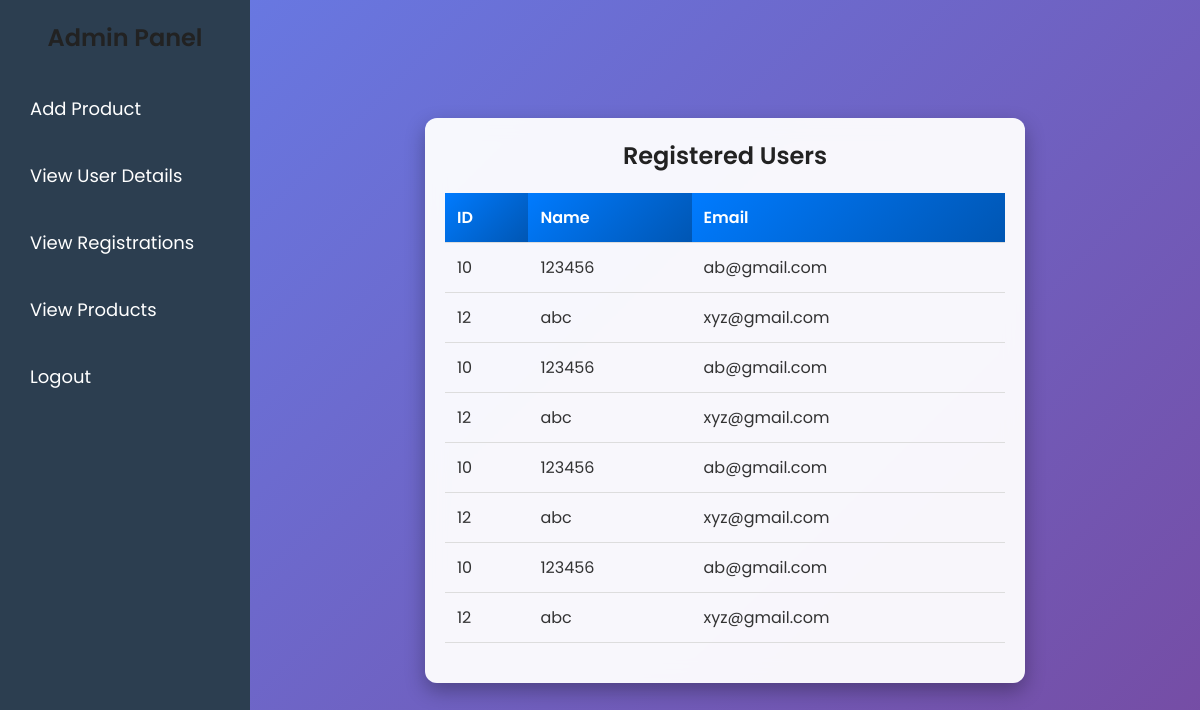
The page /viewr.php on the database its author committed.
### tables this page shows
CREATE TABLE `user_data` (
  `User_Id` int(10) NOT NULL,
  `password` varchar(100) NOT NULL,
  `Email` varchar(100) NOT NULL,
  `Mobile_No` bigint(10) NOT NULL,
  `First_Name` varchar(30) NOT NULL,
  `Last_Name` varchar(30) NOT NULL,
  `Address` varchar(60) NOT NULL
);

### viewr.php (the view, shortened to what this page needs)
<?php
$conn = new mysqli("localhost", "root", "", "rentalcloth");
$result = $conn->query("SELECT user_id, password, email FROM user_data");
?>
<!DOCTYPE html>
<html lang="en">
<head>
</head>
<body>
    <div class="sidebar">
        <h2>Admin Panel</h2>
        <ul>
            <li><a href="clothform.php">Add Product</a></li>
            <li><a href="user_details.php">View User Details</a></li>
            <li><a href="viewr.php">View Registrations</a></li>
            <li><a href="viewproduct.php">View Products</a></li>
                       <li><a href="#" onclick="confirmLogout()">Logout</a></li>
        </ul>
    </div>
    <div class="main-content">
        <div class="table-container">
            <h2>Registered Users</h2>
            <?php if ($result->num_rows > 0): ?>
                <table>
                    <thead>
                        <tr>
                            <th>ID</th>
                            <th>Name</th>
                            <th>Email</th>
                        </tr>
                    </thead>
                    <tbody>
                        <?php while ($row = $result->fetch_assoc()): ?>
                            <tr>
                                <td><?= htmlspecialchars($row['user_id']) ?></td>
                                <td><?= htmlspecialchars($row['password']) ?></td>
                                <td><?= htmlspecialchars($row['email']) ?></td>
                            </tr>
                        <?php endwhile; ?>
                    </tbody>
                </table>
            <?php else: ?>
                <p>No users found.</p>
            <?php endif; ?>
        </div>
    </div>
</body>
</html>

### viewr.php (style rules this page uses)
* { margin: 0; padding: 0; box-sizing: border-box; }
body { font-family: 'Poppins', sans-serif; display: flex; min-height: 100vh; background: linear-gradient(135deg, #667eea, #764ba2); }
.sidebar { width: 250px; background: #2c3e50; color: white; padding: 20px; height: 100vh; position: fixed; }
.sidebar h2 { margin-bottom: 30px; font-size: 24px; text-align: center; }
.sidebar ul { list-style: none; }
.sidebar ul li { margin: 20px 0; }
.sidebar ul li a { color: white; text-decoration: none; font-size: 18px; display: block; padding: 10px; border-radius: 5px; transition: background 0.3s; }
.main-content { margin-left: 250px; flex: 1; display: flex; justify-content: center; align-items: center; padding: 20px; }
.table-container { background: rgba(255, 255, 255, 0.95); padding: 20px; border-radius: 12px; box-shadow: 0 8px 20px rgba(0, 0, 0, 0.3); width: 600px; text-align: center; backdrop-filter: blur(10px); }
h2 { margin-bottom: 20px; color: #222; font-size: 24px; font-weight: 600; }
table { width: 100%; border-collapse: collapse; margin-bottom: 20px; }
th, td { padding: 12px; text-align: left; border-bottom: 1px solid #ddd; }
th { background: linear-gradient(135deg, #007bff, #0056b3); color: white; font-weight: 600; }
td { color: #333; }

### rows shown on the page
user_data: User_Id "10", password "123456", Email "ab@gmail.com"
user_data: User_Id "12", password "abc", Email "xyz@gmail.com"
user_data: User_Id "10", password "123456", Email "ab@gmail.com"
user_data: User_Id "12", password "abc", Email "xyz@gmail.com"
user_data: User_Id "10", password "123456", Email "ab@gmail.com"
user_data: User_Id "12", password "abc", Email "xyz@gmail.com"
user_data: User_Id "10", password "123456", Email "ab@gmail.com"
user_data: User_Id "12", password "abc", Email "xyz@gmail.com"
